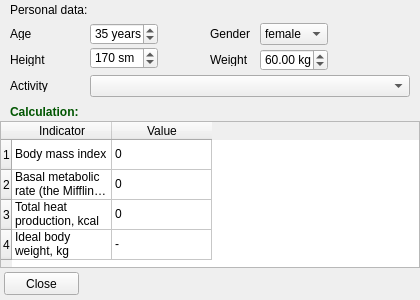
<?xml version="1.0" encoding="UTF-8"?>
<ui version="4.0">
 <class>MasIdxWdg</class>
 <widget class="QWidget" name="MasIdxWdg">
  <property name="geometry">
   <rect>
    <x>0</x>
    <y>0</y>
    <width>420</width>
    <height>300</height>
   </rect>
  </property>
  <property name="minimumSize">
   <size>
    <width>420</width>
    <height>300</height>
   </size>
  </property>
  <property name="maximumSize">
   <size>
    <width>16777215</width>
    <height>16777215</height>
   </size>
  </property>
  <property name="windowTitle">
   <string>Indicators</string>
  </property>
  <layout class="QVBoxLayout" name="verticalLayout">
   <property name="spacing">
    <number>0</number>
   </property>
   <property name="leftMargin">
    <number>0</number>
   </property>
   <property name="topMargin">
    <number>0</number>
   </property>
   <property name="rightMargin">
    <number>0</number>
   </property>
   <property name="bottomMargin">
    <number>0</number>
   </property>
   <item>
    <widget class="QLabel" name="label">
     <property name="minimumSize">
      <size>
       <width>0</width>
       <height>19</height>
      </size>
     </property>
     <property name="maximumSize">
      <size>
       <width>16777215</width>
       <height>18</height>
      </size>
     </property>
     <property name="text">
      <string>&lt;html&gt;&lt;head/&gt;&lt;body&gt;&lt;p&gt;&lt;span style=&quot; font-size:9pt; font-weight:600; color:#0000ff;&quot;&gt;Personal data:&lt;/span&gt;&lt;/p&gt;&lt;/body&gt;&lt;/html&gt;</string>
     </property>
     <property name="margin">
      <number>0</number>
     </property>
     <property name="indent">
      <number>10</number>
     </property>
    </widget>
   </item>
   <item>
    <widget class="QWidget" name="widget" native="true">
     <property name="minimumSize">
      <size>
       <width>0</width>
       <height>84</height>
      </size>
     </property>
     <property name="maximumSize">
      <size>
       <width>16777215</width>
       <height>84</height>
      </size>
     </property>
     <widget class="QLabel" name="label_5">
      <property name="geometry">
       <rect>
        <x>210</x>
        <y>8</y>
        <width>45</width>
        <height>13</height>
       </rect>
      </property>
      <property name="text">
       <string>Gender</string>
      </property>
     </widget>
     <widget class="QLabel" name="label_6">
      <property name="geometry">
       <rect>
        <x>10</x>
        <y>60</y>
        <width>69</width>
        <height>13</height>
       </rect>
      </property>
      <property name="text">
       <string>Activity</string>
      </property>
     </widget>
     <widget class="QDoubleSpinBox" name="sbWeight">
      <property name="geometry">
       <rect>
        <x>260</x>
        <y>30</y>
        <width>68</width>
        <height>22</height>
       </rect>
      </property>
      <property name="suffix">
       <string> kg</string>
      </property>
      <property name="minimum">
       <double>30.000000000000000</double>
      </property>
      <property name="maximum">
       <double>399.990000000000009</double>
      </property>
      <property name="value">
       <double>60.000000000000000</double>
      </property>
     </widget>
     <widget class="QComboBox" name="cbSex">
      <property name="geometry">
       <rect>
        <x>260</x>
        <y>4</y>
        <width>68</width>
        <height>22</height>
       </rect>
      </property>
      <item>
       <property name="text">
        <string>female</string>
       </property>
      </item>
      <item>
       <property name="text">
        <string>male</string>
       </property>
      </item>
     </widget>
     <widget class="QComboBox" name="cbActivity">
      <property name="geometry">
       <rect>
        <x>90</x>
        <y>56</y>
        <width>320</width>
        <height>22</height>
       </rect>
      </property>
     </widget>
     <widget class="QSpinBox" name="sbHeight">
      <property name="geometry">
       <rect>
        <x>90</x>
        <y>28</y>
        <width>68</width>
        <height>22</height>
       </rect>
      </property>
      <property name="suffix">
       <string> sm</string>
      </property>
      <property name="minimum">
       <number>130</number>
      </property>
      <property name="maximum">
       <number>250</number>
      </property>
      <property name="value">
       <number>170</number>
      </property>
     </widget>
     <widget class="QLabel" name="label_2">
      <property name="geometry">
       <rect>
        <x>10</x>
        <y>8</y>
        <width>70</width>
        <height>13</height>
       </rect>
      </property>
      <property name="text">
       <string>Age</string>
      </property>
     </widget>
     <widget class="QLabel" name="label_3">
      <property name="geometry">
       <rect>
        <x>10</x>
        <y>34</y>
        <width>70</width>
        <height>13</height>
       </rect>
      </property>
      <property name="text">
       <string>Height</string>
      </property>
     </widget>
     <widget class="QSpinBox" name="sbOld">
      <property name="geometry">
       <rect>
        <x>90</x>
        <y>4</y>
        <width>68</width>
        <height>22</height>
       </rect>
      </property>
      <property name="suffix">
       <string> years</string>
      </property>
      <property name="minimum">
       <number>15</number>
      </property>
      <property name="maximum">
       <number>120</number>
      </property>
      <property name="value">
       <number>35</number>
      </property>
     </widget>
     <widget class="QLabel" name="label_4">
      <property name="geometry">
       <rect>
        <x>210</x>
        <y>34</y>
        <width>45</width>
        <height>13</height>
       </rect>
      </property>
      <property name="text">
       <string>Weight</string>
      </property>
     </widget>
    </widget>
   </item>
   <item>
    <widget class="QLabel" name="label_7">
     <property name="minimumSize">
      <size>
       <width>0</width>
       <height>18</height>
      </size>
     </property>
     <property name="maximumSize">
      <size>
       <width>16777215</width>
       <height>18</height>
      </size>
     </property>
     <property name="text">
      <string>&lt;html&gt;&lt;head/&gt;&lt;body&gt;&lt;p&gt;&lt;span style=&quot; font-size:9pt; font-weight:600; color:#005500;&quot;&gt;Calculation:&lt;/span&gt;&lt;/p&gt;&lt;/body&gt;&lt;/html&gt;</string>
     </property>
     <property name="indent">
      <number>10</number>
     </property>
    </widget>
   </item>
   <item>
    <widget class="QTableWidget" name="tableWidget">
     <property name="gridStyle">
      <enum>Qt::SolidLine</enum>
     </property>
     <row>
      <property name="text">
       <string>1</string>
      </property>
     </row>
     <row>
      <property name="text">
       <string>2</string>
      </property>
     </row>
     <row>
      <property name="text">
       <string>3</string>
      </property>
     </row>
     <row>
      <property name="text">
       <string>4</string>
      </property>
     </row>
     <column>
      <property name="text">
       <string>Indicator</string>
      </property>
     </column>
     <column>
      <property name="text">
       <string>Value</string>
      </property>
     </column>
     <item row="0" column="0">
      <property name="text">
       <string>Body mass index</string>
      </property>
     </item>
     <item row="0" column="1">
      <property name="text">
       <string>0</string>
      </property>
     </item>
     <item row="1" column="0">
      <property name="text">
       <string>Basal metabolic rate (the Mifflin St Jeor equation), kcal/day</string>
      </property>
     </item>
     <item row="1" column="1">
      <property name="text">
       <string>0</string>
      </property>
     </item>
     <item row="2" column="0">
      <property name="text">
       <string>Total heat production, kcal</string>
      </property>
     </item>
     <item row="2" column="1">
      <property name="text">
       <string>0</string>
      </property>
     </item>
     <item row="3" column="0">
      <property name="text">
       <string>Ideal body weight, kg</string>
      </property>
     </item>
     <item row="3" column="1">
      <property name="text">
       <string>-</string>
      </property>
     </item>
    </widget>
   </item>
   <item>
    <widget class="QWidget" name="widget_2" native="true">
     <property name="minimumSize">
      <size>
       <width>0</width>
       <height>32</height>
      </size>
     </property>
     <property name="maximumSize">
      <size>
       <width>16777215</width>
       <height>32</height>
      </size>
     </property>
     <widget class="QPushButton" name="pbClouse">
      <property name="geometry">
       <rect>
        <x>4</x>
        <y>4</y>
        <width>75</width>
        <height>23</height>
       </rect>
      </property>
      <property name="text">
       <string>Close</string>
      </property>
     </widget>
    </widget>
   </item>
  </layout>
 </widget>
 <resources/>
 <connections/>
</ui>
